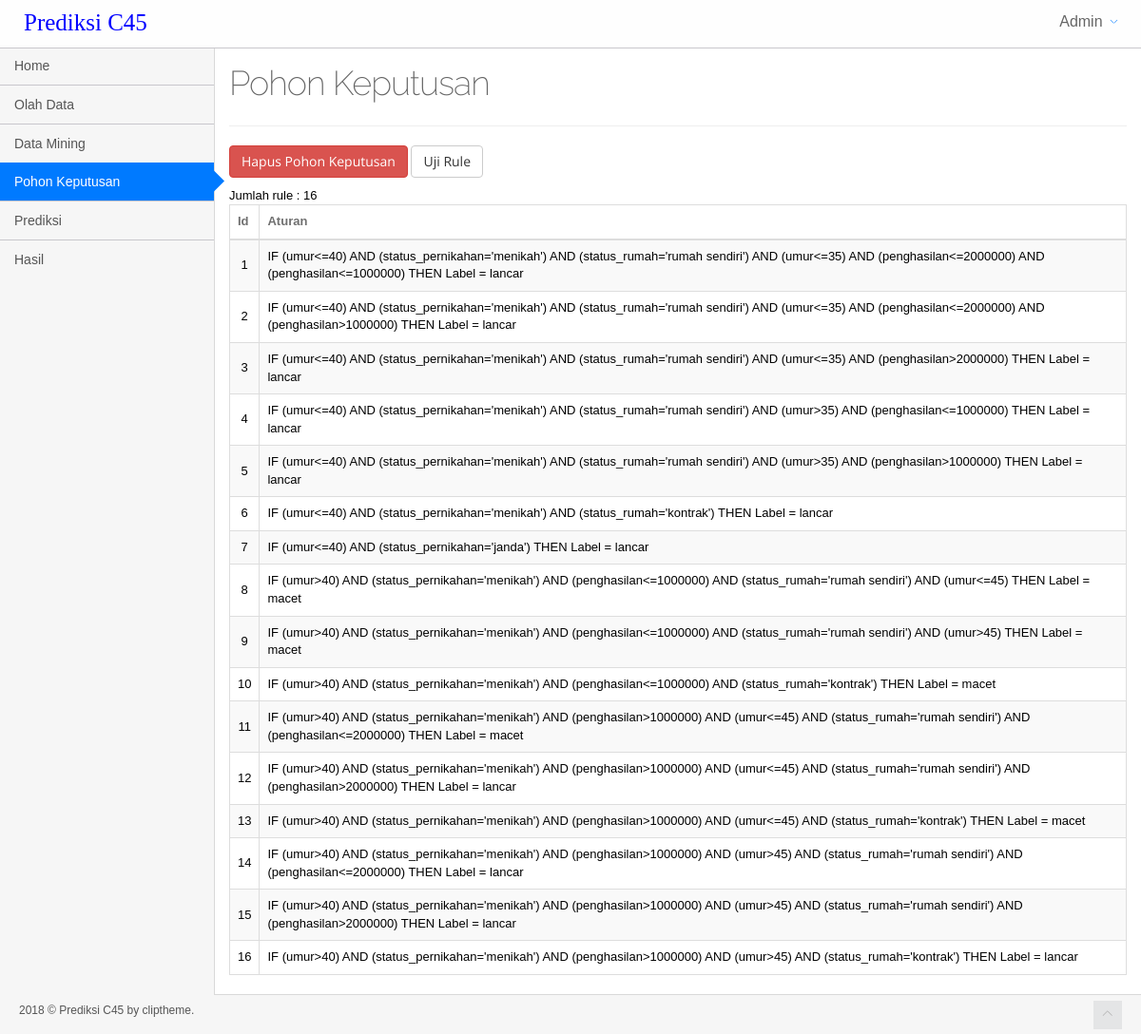
/index.php?menu=pohon_keputusan (signed in), run on the app's committed database.
### tables this page shows
CREATE TABLE `t_keputusan` (
  `id` int(11) NOT NULL,
  `parent` text DEFAULT NULL,
  `akar` text DEFAULT NULL,
  `keputusan` varchar(100) DEFAULT NULL
);

### fungsi.php (called while the page is built, shortened)
<?php
function can_access_menu($menu){
    return true;
}

### database.php (called while the page is built, shortened)
<?php
class database {
    private $servername;
    private $user_db;
    private $password_db;
    private $database;
    private $koneksi;
    function database() {
        return $this->connect_db();
    }
    function load_conf_db() {
        $path = dirname(__FILE__) . '/koneksi.php';
        if (file_exists($path)) {
            $conf = include $path;
            $this->servername = @$conf['host'];
            $this->database = @$conf['dbname'];
            $this->user_db = @$conf['username'];
            $this->password_db = @$conf['password'];
        }
    }
    public function connect_db() {
        $this->koneksi = mysqli_connect($this->servername, $this->user_db, $this->password_db, $this->database);
        return $this->koneksi;
    }
    function db_query($sql) {
        $conn = $this->koneksi;
        return mysqli_query($conn, $sql);
    }
    function db_fetch_array($result) {
        return mysqli_fetch_array($result);
    }
    function db_num_rows($result) {
        return mysqli_num_rows($result);
    }
}
?>

### koneksi.php (called while the page is built)
<?php
return array(
    'host' => "localhost",
    'username' => "root",
    'password' => "",
    'dbname' => "koperasi_c45",
);

### pohon_keputusan.php (the view, shortened to what this page needs)
<?php
include_once "database.php";
include_once "fungsi.php";
$db_object = new database();
?>
<div class="content">
    <div class="main-content">
        <div class="container">
            <div class="row">
                <div class="col-sm-12">
                    <div class="page-header">
                        <h1>Pohon Keputusan </h1>
                    </div>
                </div>
            </div>
            <?php
            $query = $db_object->db_query("select * from t_keputusan order by(id)");
            $jumlah = $db_object->db_num_rows($query);
            if ($jumlah == 0) {
                echo "<center><h3> Pohon keputusan belum terbentuk...</h3></center>";
            } else {
                if ($_SESSION['koperasi_c45_level'] == 1) {
                    ?>
                    <p>
                        <a href="?menu=pohon_keputusan&act=delete" class="btn btn-danger" onClick="return confirm('Anda yakin akan hapus pohon keputusan?')">
                            Hapus Pohon Keputusan
                        </a>
                        <a href="?menu=uji_rule" class="btn btn-default">Uji Rule</a>
                    </p>
                    <?php
                }
                echo "Jumlah rule : " . $jumlah . "<br>";
                ?>
                <div class="table-responsive">
                    <table class="table table-striped table-bordered table-hover" id="sample-table-1">
                        <thead>
                            <tr>
                                <th>Id</th>
                                <th>Aturan</th>
                            </tr>
                        </thead>
                        <tbody>
                            <?php
                            while ($row = $db_object->db_fetch_array($query)) {
                                ?>
                                <tr>
                                    <td align='center'><?php echo $row['id']; ?></td>
                                    <td><?php
                                        echo "IF ";
                                        if ($row['parent'] != '') {
                                            echo $row['parent'] . " AND ";
                                        }
                                        echo $row['akar'] . " THEN Label = " . $row['keputusan'];
                                        ?>
                                    </td>
                                </tr>
                                <?php
                            }
                            ?>
                        </tbody>
                    </table>
                </div>
                <?php
            }
            ?>
        </div>
    </div>
</div>

### index.php (shortened to what this page needs)
<?php
$menu = '';
if (isset($_GET['menu'])) {
    $menu = $_GET['menu'];
}
include_once 'fungsi.php';
?>
<!DOCTYPE html>
<html lang="en" class="no-js">
    <head>
        <link rel="stylesheet" href="assets/plugins/bootstrap/css/bootstrap.min.css">
        <link rel="stylesheet" href="assets/plugins/font-awesome/css/font-awesome.min.css">
        <link rel="stylesheet" href="assets/fonts/style.css">
        <link rel="stylesheet" href="assets/css/main.css">
        <link rel="stylesheet" href="assets/css/main-responsive.css">
        <link rel="stylesheet" href="assets/plugins/iCheck/skins/all.css">
        <link rel="stylesheet" href="assets/plugins/bootstrap-colorpalette/css/bootstrap-colorpalette.css">
        <link rel="stylesheet" href="assets/plugins/perfect-scrollbar/src/perfect-scrollbar.css">
        <link rel="stylesheet" href="assets/css/theme_light.css" type="text/css" id="skin_color">
        <link rel="stylesheet" href="assets/css/print.css" type="text/css" media="print"/>
        <link rel="stylesheet" href="assets/plugins/fullcalendar/fullcalendar/fullcalendar.css">
    </head>
    <body>
        <?php
        include "header.php";
        ?>
        <div class="main-container">
            <?php
            include "sidebarMenu.php";
        $menu = '';
            if (isset($_GET['menu'])) {
                $menu = $_GET['menu'];
            }
            if ($menu != '') {
                if (file_exists($menu . ".php")) {
                    if (can_access_menu($menu)) {
                        include $menu . '.php';
                    } else {
                        include "forbidden.php";
                    }
                } else {
                    include "not_found.php";
                }
            } else {
                include "halaman_utama.php";
            }
            ?>
        </div>
        <div class="footer clearfix">
            <div class="footer-inner">
                2018 &copy; Prediksi C45 by cliptheme.
            </div>
            <div class="footer-items">
                <span class="go-top"><i class="clip-chevron-up"></i></span>
            </div>
        </div>
    </body>
</html>

### header.php (shortened to what this page needs)
<div class="navbar navbar-inverse navbar-fixed-top">
    <div class="container">
        <div class="navbar-header">
            <a class="navbar-brand" href="index.html" style="color:blue;font-family:Times New Roman">
                Prediksi C45
            </a>
        </div>
        <div class="navbar-tools">
            <ul class="nav navbar-right">
                <li class="dropdown current-user">
                    <a data-toggle="dropdown" data-hover="dropdown" class="dropdown-toggle" data-close-others="true" href="#">
                        <?php echo $_SESSION['koperasi_c45_nama']; ?>
                        <i class="clip-chevron-down"></i>
                    </a>
                </li>
            </ul>
        </div>
    </div>
</div>

### sidebarMenu.php
<?php
$menu = '';
if (isset($_GET['menu'])) {
    $menu = $_GET['menu'];
}
?>
<div class="navbar-content">
    <div class="main-navigation navbar-collapse collapse">
        <ul class="main-navigation-menu">
            <li <?php if (empty($menu)) echo "class='active open'"; ?> >
                <a href="index.php">
                    <span class="title"> Home </span><span class="selected"></span>
                </a>
            </li>
            <?php
            if ($_SESSION['koperasi_c45_level'] == 1) {
                ?>
                <li <?php if ($menu == 'olah_data') echo "class='active open'"; ?> >
                    <a href="index.php?menu=olah_data">
                        <span class="title"> Olah Data </span><span class="selected"></span>
                    </a>
                </li>
                <li <?php if ($menu == 'data_mining') echo "class='active open'"; ?> >
                    <a href="index.php?menu=data_mining">
                        <span class="title"> Data Mining </span><span class="selected"></span>
                    </a>
                </li>
                <?php
            }
            ?>
            <li <?php if ($menu == 'pohon_keputusan') echo "class='active open'"; ?> >
                <a href="index.php?menu=pohon_keputusan">
                    <span class="title"> Pohon Keputusan </span><span class="selected"></span>
                </a>
            </li>
            <?php
            if ($_SESSION['koperasi_c45_level'] == 1) {
                ?>
                <li <?php if ($menu == 'prediksi') echo "class='active open'"; ?> >
                    <a href="index.php?menu=prediksi">
                        <span class="title"> Prediksi </span><span class="selected"></span>
                    </a>
                </li>
                <?php
            }
            ?>
            <li <?php if ($menu == 'hasil') echo "class='active open'"; ?> >
                <a href="index.php?menu=hasil">
                    <span class="title"> Hasil </span><span class="selected"></span>
                </a>
            </li>
        </ul>
    </div>
</div>

### assets/css/main-responsive.css (style rules this page uses)
@media (min-width: 768px) { .main-navigation { position: absolute; width: 225px; } }
@media (min-width: 768px) { .main-content { margin-left: 225px; } }
@media (min-width: 768px) { .main-content > .container { min-height: 760px; } }

### assets/css/theme_light.css (style rules this page uses)
body, .main-container, .footer, .main-navigation, ul.main-navigation-menu > li > ul.sub-menu, .navigation-small ul.main-navigation-menu > li > ul.sub-menu { background-color: #F6F6F6 !important; }
.navbar-inverse { background: rgba(255, 255, 255, 0.9); border-color: #C8C7CC; }
.navbar-inverse .navbar-brand, .navbar-inverse .navbar-brand:hover, .navbar-inverse .nav > li > a { color: #666666; }
.navbar-inverse .nav > li > a { color: #999999; }
.navbar-inverse .nav > li.current-user > a { color: #666666 !important; }
.navbar-inverse .nav > li.current-user > a i { display: inline-block; text-align: center; width: 1.25em; color: #007AFF !important; font-size: 12px; }
ul.main-navigation-menu > li a { border-bottom: none; border-top-color: #C8C7CC; color: #555555; }
ul.main-navigation-menu > li.active > a { background: #007AFF !important; border-top: none !important; color: #fff; }
ul.main-navigation-menu > li.open > a, ul.main-navigation-menu > li > a:hover, ul.main-navigation-menu > li:hover > a { background-color: #D9D9D9; }
.navigation-toggler, .go-top { background-color: #E4E5E6 !important; color:#b1b1b1; }
.footer-inner { color: #555555; }
.main-content .container { border-left: 1px solid #D9D9D9; border-bottom: 1px solid #D9D9D9; }

### assets/css/print.css (style rules this page uses)
.navbar { display: none; }
.main-navigation { display: none; }
.page-header { display: none; }
.footer { display: none; }
.main-container { margin: 0 !important; padding: 0 !important; }
.main-content .container { min-height: auto !important; border: none !important; }

### data on the page
t_keputusan: id "1", parent "(umur<=40) AND (status_pernikahan='menikah') AND (status_rumah='rumah sendiri') AND (umur<=35) AND (penghasilan<=2000000)", akar "(penghasilan<=1000000)", keputusan "lancar"
t_keputusan: id "2", parent "(umur<=40) AND (status_pernikahan='menikah') AND (status_rumah='rumah sendiri') AND (umur<=35) AND (penghasilan<=2000000)", akar "(penghasilan>1000000)", keputusan "lancar"
t_keputusan: id "3", parent "(umur<=40) AND (status_pernikahan='menikah') AND (status_rumah='rumah sendiri') AND (umur<=35)", akar "(penghasilan>2000000)", keputusan "lancar"
t_keputusan: id "4", parent "(umur<=40) AND (status_pernikahan='menikah') AND (status_rumah='rumah sendiri') AND (umur>35)", akar "(penghasilan<=1000000)", keputusan "lancar"
t_keputusan: id "5", parent "(umur<=40) AND (status_pernikahan='menikah') AND (status_rumah='rumah sendiri') AND (umur>35)", akar "(penghasilan>1000000)", keputusan "lancar"
t_keputusan: id "6", parent "(umur<=40) AND (status_pernikahan='menikah')", akar "(status_rumah='kontrak')", keputusan "lancar"
t_keputusan: id "7", parent "(umur<=40)", akar "(status_pernikahan='janda')", keputusan "lancar"
t_keputusan: id "8", parent "(umur>40) AND (status_pernikahan='menikah') AND (penghasilan<=1000000) AND (status_rumah='rumah sendiri')", akar "(umur<=45)", keputusan "macet"
t_keputusan: id "9", parent "(umur>40) AND (status_pernikahan='menikah') AND (penghasilan<=1000000) AND (status_rumah='rumah sendiri')", akar "(umur>45)", keputusan "macet"
t_keputusan: id "10", parent "(umur>40) AND (status_pernikahan='menikah') AND (penghasilan<=1000000)", akar "(status_rumah='kontrak')", keputusan "macet"
t_keputusan: id "11", parent "(umur>40) AND (status_pernikahan='menikah') AND (penghasilan>1000000) AND (umur<=45) AND (status_rumah='rumah sendiri')", akar "(penghasilan<=2000000)", keputusan "macet"
t_keputusan: id "12", parent "(umur>40) AND (status_pernikahan='menikah') AND (penghasilan>1000000) AND (umur<=45) AND (status_rumah='rumah sendiri')", akar "(penghasilan>2000000)", keputusan "lancar"
t_keputusan: id "13", parent "(umur>40) AND (status_pernikahan='menikah') AND (penghasilan>1000000) AND (umur<=45)", akar "(status_rumah='kontrak')", keputusan "macet"
t_keputusan: id "14", parent "(umur>40) AND (status_pernikahan='menikah') AND (penghasilan>1000000) AND (umur>45) AND (status_rumah='rumah sendiri')", akar "(penghasilan<=2000000)", keputusan "lancar"
t_keputusan: id "15", parent "(umur>40) AND (status_pernikahan='menikah') AND (penghasilan>1000000) AND (umur>45) AND (status_rumah='rumah sendiri')", akar "(penghasilan>2000000)", keputusan "lancar"
t_keputusan: id "16", parent "(umur>40) AND (status_pernikahan='menikah') AND (penghasilan>1000000) AND (umur>45)", akar "(status_rumah='kontrak')", keputusan "lancar"

### other printed values
$_SESSION['koperasi_c45_nama'] "Admin"
$jumlah "16"
